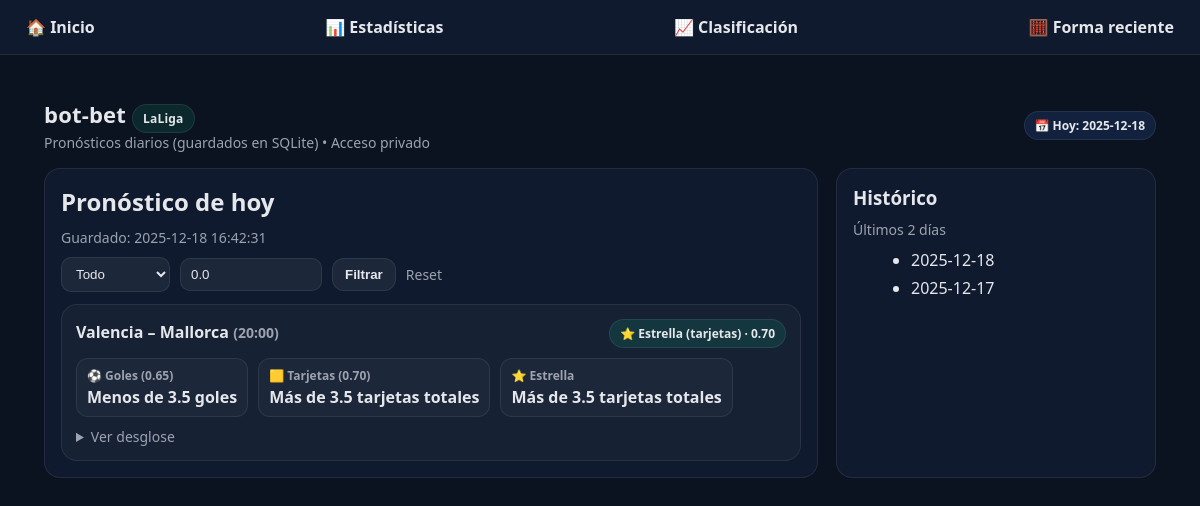
The page / on the database its author committed.
### tables this page shows
CREATE TABLE predictions (
            day TEXT PRIMARY KEY,
            content TEXT NOT NULL,
            created_at TEXT NOT NULL DEFAULT (datetime('now'))
        , payload_json TEXT);

### bot_bet/webapp/app.py (the view)
@app.get("/", response_class=HTMLResponse)
def index(request: Request):
    today = date.today().isoformat()
    days = fetch_days(limit=120)
    today_row = fetch_prediction(today)
    pick_type = request.query_params.get("type", "all")
    try:
        min_conf = float(request.query_params.get("min_conf", "0"))
    except Exception:
        min_conf = 0.0
    payload_matches = []
    text_matches = []
    payload = None
    if today_row:
        payload = parse_payload(today_row)
        if payload and payload.get("matches") is not None:
            payload_matches = filter_payload_matches(payload, pick_type, min_conf)
        else:
            text_matches = split_into_match_blocks(today_row["content"])
    return templates.TemplateResponse("index.html", {
        "request": request,
        "today": today,
        "today_row": today_row,
        "days": days,
        "payload": payload,
        "payload_matches": payload_matches,
        "text_matches": text_matches,
        "pick_type": pick_type,
        "min_conf": min_conf,
        "extract_match_title": extract_match_title_from_text_block,
    })

### bot_bet/webapp/templates/index.html (shortened to what this page needs)
{% extends "base.html" %}
{% block content %}
<div class="wrap">
  <div class="topbar">
    <div>
      <div class="title">bot-bet <span class="badge b-green">LaLiga</span></div>
      <div class="muted">Pronósticos diarios (guardados en SQLite) • Acceso privado</div>
    </div>
    <div class="actions" aria-label="Acciones">
      <span class="badge b-blue">📅 Hoy: {{ today }}</span>
    </div>
  </div>
  <div class="grid">
    <div class="card">
      <h2>Pronóstico de hoy</h2>
      {% if today_row %}
        <div class="muted">Guardado: {{ today_row["created_at"] }}</div>
        <form class="toolbar" method="get" action="/" aria-label="Filtros de pronóstico">
          <select id="type" name="type" aria-label="Tipo de estrella">
            <option value="all" {% if pick_type == "all" %}selected{% endif %}>Todo</option>
          </select>
          <input
            id="min_conf"
            name="min_conf"
            class="w-120"
            type="number"
            step="0.05"
            min="0"
            max="1"
            value="{{ min_conf }}"
            placeholder="0.80"
            aria-label="Confianza mínima"
          />
          <button class="btn" type="submit" aria-label="Aplicar filtros">Filtrar</button>
          <a class="muted" href="/" aria-label="Reset filtros">Reset</a>
        </form>
        {% if payload and payload_matches and payload_matches|length > 0 %}
          <div class="matches">
            {% for m in payload_matches %}
              <div class="match-card">
                <div class="match-head">
                  <div class="match-title">
                    {{ m["home"] }} – {{ m["away"] }}
                    <span class="muted">({{ m["kickoff"] }})</span>
                  </div>
                  {% set st = m["star"] %}
                  {% if st["type"] == "goles" %}
                    <span class="badge b-blue">⭐ Estrella (goles) · {{ "%.2f"|format(st["confidence"]) }}</span>
                  {% else %}
                    <span class="badge b-green">⭐ Estrella (tarjetas) · {{ "%.2f"|format(st["confidence"]) }}</span>
                  {% endif %}
                </div>
                <div class="row">
                  {% set g = m["picks"]["goles"] %}
                  <div class="pill">
                    <strong>⚽ Goles ({{ "%.2f"|format(g["confidence"]) }})</strong>
                    <span>{{ g["pick"] }}</span>
                  </div>
                  {% set c = m["picks"]["tarjetas"] %}
                  <div class="pill">
                    <strong>🟨 Tarjetas ({{ "%.2f"|format(c["confidence"]) }})</strong>
                    <span>{{ c["pick"] if c["pick"] else "Sin pick" }}</span>
                  </div>
                  <div class="pill">
                    <strong>⭐ Estrella</strong>
                    <span>{{ st["pick"] }}</span>
                  </div>
                </div>
                <details class="details">
                  <summary class="muted">Ver desglose</summary>
                </details>
              </div>
            {% endfor %}
          </div>
        {% else %}
          <p class="muted">No hay partidos (o no hay payload) para hoy.</p>
          <div class="match-body">{{ today_row["content"] }}</div>
        {% endif %}
      {% else %}
        <p class="muted">Todavía no hay pronóstico guardado hoy.</p>
      {% endif %}
    </div>
    <div class="card">
      <h3>Histórico</h3>
      <div class="muted">Últimos {{ days|length }} días</div>
      <ul>
        {% for d in days %}
          <li><a href="/day/{{ d }}">{{ d }}</a></li>
        {% endfor %}
      </ul>
    </div>
  </div>
</div>
{% endblock %}

### bot_bet/webapp/static/styles.css (style rules this page uses)
:root { --bg: #0b1220; --card: #0f1a2e; --text: #e5e7eb; --muted: #9ca3af; --border: rgba(255,255,255,0.08); }
body { margin: 0; background: var(--bg); color: var(--text); font-family: system-ui, -apple-system, Segoe UI, Roboto, sans-serif; }
.wrap { max-width: 1200px; margin: 0 auto; padding: 22px; }
.topbar { display: flex; justify-content: space-between; align-items: center; gap: 16px; flex-wrap: wrap; }
.title { font-size: 22px; font-weight: 800; letter-spacing: 0.2px; }
.muted { color: var(--muted); font-size: 14px; }
.actions { display: flex; align-items: center; gap: 10px; flex-wrap: wrap; }
.grid { display: grid; grid-template-columns: 1fr 320px; gap: 18px; margin-top: 16px; }
.card { background: var(--card); border: 1px solid var(--border); border-radius: 16px; padding: 16px; margin-bottom: 20px; }
.card h2, .card h3 { margin: 0 0 10px 0; }
.badge { display: inline-flex; align-items: center; gap: 8px; padding: 5px 10px; border-radius: 999px; font-size: 12px; font-weight: 700; border: 1px solid var(--border); }
.b-green { background: rgba(16, 185, 129, 0.14); }
.b-blue { background: rgba(59, 130, 246, 0.14); }
.btn { display:inline-flex; align-items:center; gap:8px; padding: 8px 12px; border-radius: 12px; border: 1px solid var(--border); background: rgba(255,255,255,0.06); color: var(--text); font-weight: 800; text-decoration: none; cursor: pointer; -webkit-user-select: none; user-select: none; }
.toolbar { display: flex; gap: 10px; flex-wrap: wrap; align-items: center; margin-top: 10px; }
.toolbar select, .toolbar input { background: rgba(255, 255, 255, 0.06); border: 1px solid var(--border); color: var(--text); border-radius: 10px; padding: 8px 10px; outline: none; }
.w-120 { width: 120px; }
.matches { display: grid; gap: 14px; margin-top: 12px; }
.match-card { background: rgba(255, 255, 255, 0.03); border: 1px solid var(--border); border-radius: 16px; padding: 14px; }
.match-head { display: flex; justify-content: space-between; gap: 12px; align-items: baseline; flex-wrap: wrap; }
.match-title { font-size: 16px; font-weight: 800; }
.row { display: flex; gap: 10px; flex-wrap: wrap; margin-top: 10px; }
.pill { padding: 8px 10px; border-radius: 12px; border: 1px solid var(--border); background: rgba(255, 255, 255, 0.03); }
.pill strong { display: block; font-size: 12px; color: var(--muted); }
.pill span { display: block; font-weight: 800; margin-top: 2px; }
.details { margin-top: 10px; }
a { color: var(--text); text-decoration: none; }
ul { margin: 10px 0 0 18px; }
li { margin: 6px 0; }

### rows shown on the page
predictions: created_at "2025-12-18 16:42:31", day "2025-12-18"
predictions: day "2025-12-17"

### other values the page prints
{{ today }} "2025-12-18"
{{ m["home"] }} "Valencia"
{{ m["away"] }} "Mallorca"
{{ m["kickoff"] }} "20:00"
{{ "%.2f"|format(st["confidence"]) }} "0.70"
{{ "%.2f"|format(g["confidence"]) }} "0.65"
{{ g["pick"] }} "Menos de 3.5 goles"
{{ "%.2f"|format(c["confidence"]) }} "0.70"
{{ c["pick"] if c["pick"] else "Sin pick" }} "Más de 3.5 tarjetas totales"
{{ st["pick"] }} "Más de 3.5 tarjetas totales"
{{ days|length }} "2"
